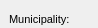
      <widget class="QWidget" name="page_19">
       <property name="geometry">
        <rect>
         <x>0</x>
         <y>0</y>
         <width>98</width>
         <height>28</height>
        </rect>
       </property>
       <attribute name="label">
        <string>Additional information</string>
       </attribute>
       <widget class="QLabel" name="label_streetaxis2_id">
        <property name="geometry">
         <rect>
          <x>9</x>
          <y>60</y>
          <width>83</width>
          <height>22</height>
         </rect>
        </property>
        <property name="font">
         <font>
          <pointsize>8</pointsize>
         </font>
        </property>
        <property name="frameShape">
         <enum>QFrame::NoFrame</enum>
        </property>
        <property name="frameShadow">
         <enum>QFrame::Plain</enum>
        </property>
        <property name="text">
         <string>Street 2:</string>
        </property>
        <property name="textFormat">
         <enum>Qt::AutoText</enum>
        </property>
        <property name="scaledContents">
         <bool>false</bool>
        </property>
        <property name="alignment">
         <set>Qt::AlignLeading|Qt::AlignLeft|Qt::AlignVCenter</set>
        </property>
        <property name="margin">
         <number>3</number>
        </property>
       </widget>
       <widget class="QLabel" name="label_comment">
        <property name="geometry">
         <rect>
          <x>10</x>
          <y>170</y>
          <width>90</width>
          <height>22</height>
         </rect>
        </property>
        <property name="font">
         <font>
          <pointsize>8</pointsize>
         </font>
        </property>
        <property name="frameShape">
         <enum>QFrame::NoFrame</enum>
        </property>
        <property name="frameShadow">
         <enum>QFrame::Plain</enum>
        </property>
        <property name="text">
         <string>Comment:</string>
        </property>
        <property name="textFormat">
         <enum>Qt::AutoText</enum>
        </property>
        <property name="scaledContents">
         <bool>false</bool>
        </property>
        <property name="alignment">
         <set>Qt::AlignLeading|Qt::AlignLeft|Qt::AlignVCenter</set>
        </property>
        <property name="margin">
         <number>3</number>
        </property>
       </widget>
       <widget class="QLabel" name="label_streetaxis_id">
        <property name="geometry">
         <rect>
          <x>9</x>
          <y>33</y>
          <width>99</width>
          <height>22</height>
         </rect>
        </property>
        <property name="font">
         <font>
          <pointsize>8</pointsize>
         </font>
        </property>
        <property name="frameShape">
         <enum>QFrame::NoFrame</enum>
        </property>
        <property name="frameShadow">
         <enum>QFrame::Plain</enum>
        </property>
        <property name="text">
         <string>Street:</string>
        </property>
        <property name="textFormat">
         <enum>Qt::AutoText</enum>
        </property>
        <property name="scaledContents">
         <bool>false</bool>
        </property>
        <property name="alignment">
         <set>Qt::AlignLeading|Qt::AlignLeft|Qt::AlignVCenter</set>
        </property>
        <property name="margin">
         <number>3</number>
        </property>
       </widget>
       <widget class="QLineEdit" name="postcode">
        <property name="geometry">
         <rect>
          <x>435</x>
          <y>10</y>
          <width>126</width>
          <height>18</height>
         </rect>
        </property>
        <property name="font">
         <font>
          <pointsize>8</pointsize>
         </font>
        </property>
        <property name="inputMask">
         <string/>
        </property>
        <property name="text">
         <string/>
        </property>
        <property name="frame">
         <bool>true</bool>
        </property>
       </widget>
       <widget class="QLabel" name="label_postcode">
        <property name="geometry">
         <rect>
          <x>355</x>
          <y>10</y>
          <width>81</width>
          <height>22</height>
         </rect>
        </property>
        <property name="font">
         <font>
          <pointsize>8</pointsize>
         </font>
        </property>
        <property name="frameShape">
         <enum>QFrame::NoFrame</enum>
        </property>
        <property name="frameShadow">
         <enum>QFrame::Plain</enum>
        </property>
        <property name="text">
         <string>Postcode:</string>
        </property>
        <property name="textFormat">
         <enum>Qt::AutoText</enum>
        </property>
        <property name="scaledContents">
         <bool>false</bool>
        </property>
        <property name="alignment">
         <set>Qt::AlignLeading|Qt::AlignLeft|Qt::AlignVCenter</set>
        </property>
        <property name="margin">
         <number>3</number>
        </property>
       </widget>
       <widget class="QLineEdit" name="num_value">
        <property name="geometry">
         <rect>
          <x>435</x>
          <y>245</y>
          <width>126</width>
          <height>18</height>
         </rect>
        </property>
        <property name="echoMode">
         <enum>QLineEdit::Normal</enum>
        </property>
       </widget>
       <widget class="QLineEdit" name="postcomplement">
        <property name="geometry">
         <rect>
          <x>500</x>
          <y>35</y>
          <width>60</width>
          <height>18</height>
         </rect>
        </property>
        <property name="font">
         <font>
          <pointsize>8</pointsize>
         </font>
        </property>
        <property name="inputMask">
         <string/>
        </property>
        <property name="text">
         <string/>
        </property>
        <property name="frame">
         <bool>true</bool>
        </property>
       </widget>
       <widget class="QLabel" name="label_muni_id">
        <property name="geometry">
         <rect>
          <x>9</x>
          <y>8</y>
          <width>90</width>
          <height>22</height>
         </rect>
        </property>
        <property name="font">
         <font>
          <pointsize>8</pointsize>
         </font>
        </property>
        <property name="frameShape">
         <enum>QFrame::NoFrame</enum>
        </property>
        <property name="frameShadow">
         <enum>QFrame::Plain</enum>
        </property>
        <property name="text">
         <string>Municipality:</string>
        </property>
        <property name="textFormat">
         <enum>Qt::AutoText</enum>
        </property>
        <property name="scaledContents">
         <bool>false</bool>
        </property>
        <property name="alignment">
         <set>Qt::AlignLeading|Qt::AlignLeft|Qt::AlignVCenter</set>
        </property>
        <property name="margin">
         <number>3</number>
        </property>
       </widget>
       <widget class="QComboBox" name="muni_id">
        <property name="geometry">
         <rect>
          <x>110</x>
          <y>10</y>
          <width>235</width>
          <height>18</height>
         </rect>
        </property>
        <property name="font">
         <font>
          <pointsize>8</pointsize>
         </font>
        </property>
       </widget>
       <widget class="QLineEdit" name="postcomplement2">
        <property name="geometry">
         <rect>
          <x>500</x>
          <y>60</y>
          <width>60</width>
          <height>18</height>
         </rect>
        </property>
        <property name="font">
         <font>
          <pointsize>8</pointsize>
         </font>
        </property>
        <property name="inputMask">
         <string/>
        </property>
        <property name="text">
         <string/>
        </property>
        <property name="frame">
         <bool>true</bool>
        </property>
       </widget>
       <widget class="QComboBox" name="streetaxis2_id">
        <property name="geometry">
         <rect>
          <x>110</x>
          <y>60</y>
          <width>235</width>
          <height>18</height>
         </rect>
        </property>
        <property name="font">
         <font>
          <pointsize>8</pointsize>
         </font>
        </property>
       </widget>
       <widget class="QLabel" name="label_postnumber">
        <property name="geometry">
         <rect>
          <x>355</x>
          <y>33</y>
          <width>79</width>
          <height>22</height>
         </rect>
        </property>
        <property name="font">
         <font>
          <pointsize>8</pointsize>
         </font>
        </property>
        <property name="frameShape">
         <enum>QFrame::NoFrame</enum>
        </property>
        <property name="frameShadow">
         <enum>QFrame::Plain</enum>
        </property>
        <property name="text">
         <string>Postnumber:</string>
        </property>
        <property name="textFormat">
         <enum>Qt::AutoText</enum>
        </property>
        <property name="scaledContents">
         <bool>false</bool>
        </property>
        <property name="alignment">
         <set>Qt::AlignLeading|Qt::AlignLeft|Qt::AlignVCenter</set>
        </property>
        <property name="margin">
         <number>3</number>
        </property>
       </widget>
       <widget class="QLabel" name="label_num_value">
        <property name="geometry">
         <rect>
          <x>350</x>
          <y>243</y>
          <width>85</width>
          <height>22</height>
         </rect>
        </property>
        <property name="font">
         <font>
          <pointsize>8</pointsize>
         </font>
        </property>
        <property name="frameShape">
         <enum>QFrame::NoFrame</enum>
        </property>
        <property name="frameShadow">
         <enum>QFrame::Plain</enum>
        </property>
        <property name="text">
         <string>Numeric value:</string>
        </property>
        <property name="textFormat">
         <enum>Qt::AutoText</enum>
        </property>
        <property name="scaledContents">
         <bool>false</bool>
        </property>
        <property name="alignment">
         <set>Qt::AlignLeading|Qt::AlignLeft|Qt::AlignVCenter</set>
        </property>
        <property name="margin">
         <number>3</number>
        </property>
       </widget>
       <widget class="QTextEdit" name="annotation">
        <property name="geometry">
         <rect>
          <x>110</x>
          <y>85</y>
          <width>451</width>
          <height>32</height>
         </rect>
        </property>
        <property name="frameShape">
         <enum>QFrame::StyledPanel</enum>
        </property>
        <property name="frameShadow">
         <enum>QFrame::Raised</enum>
        </property>
       </widget>
       <widget class="QLabel" name="label_link">
        <property name="geometry">
         <rect>
          <x>10</x>
          <y>243</y>
          <width>90</width>
          <height>22</height>
         </rect>
        </property>
        <property name="font">
         <font>
          <pointsize>8</pointsize>
         </font>
        </property>
        <property name="frameShape">
         <enum>QFrame::NoFrame</enum>
        </property>
        <property name="frameShadow">
         <enum>QFrame::Plain</enum>
        </property>
        <property name="text">
         <string>Link:</string>
        </property>
        <property name="textFormat">
         <enum>Qt::AutoText</enum>
        </property>
        <property name="scaledContents">
         <bool>false</bool>
        </property>
        <property name="alignment">
         <set>Qt::AlignLeading|Qt::AlignLeft|Qt::AlignVCenter</set>
        </property>
        <property name="margin">
         <number>3</number>
        </property>
       </widget>
       <widget class="QLabel" name="label_observ">
        <property name="geometry">
         <rect>
          <x>10</x>
          <y>130</y>
          <width>90</width>
          <height>22</height>
         </rect>
        </property>
        <property name="font">
         <font>
          <pointsize>8</pointsize>
         </font>
        </property>
        <property name="frameShape">
         <enum>QFrame::NoFrame</enum>
        </property>
        <property name="frameShadow">
         <enum>QFrame::Plain</enum>
        </property>
        <property name="text">
         <string>Observation:</string>
        </property>
        <property name="textFormat">
         <enum>Qt::AutoText</enum>
        </property>
        <property name="scaledContents">
         <bool>false</bool>
        </property>
        <property name="alignment">
         <set>Qt::AlignLeading|Qt::AlignLeft|Qt::AlignVCenter</set>
        </property>
        <property name="margin">
         <number>3</number>
        </property>
       </widget>
       <widget class="QLabel" name="label_annotation">
        <property name="geometry">
         <rect>
          <x>10</x>
          <y>90</y>
          <width>90</width>
          <height>22</height>
         </rect>
        </property>
        <property name="font">
         <font>
          <pointsize>8</pointsize>
         </font>
        </property>
        <property name="frameShape">
         <enum>QFrame::NoFrame</enum>
        </property>
        <property name="frameShadow">
         <enum>QFrame::Plain</enum>
        </property>
        <property name="text">
         <string>Annotation:</string>
        </property>
        <property name="textFormat">
         <enum>Qt::AutoText</enum>
        </property>
        <property name="scaledContents">
         <bool>false</bool>
        </property>
        <property name="alignment">
         <set>Qt::AlignLeading|Qt::AlignLeft|Qt::AlignVCenter</set>
        </property>
        <property name="margin">
         <number>3</number>
        </property>
       </widget>
       <widget class="QLineEdit" name="postnumber2">
        <property name="geometry">
         <rect>
          <x>435</x>
          <y>60</y>
          <width>60</width>
          <height>18</height>
         </rect>
        </property>
        <property name="font">
         <font>
          <pointsize>8</pointsize>
         </font>
        </property>
        <property name="inputMask">
         <string/>
        </property>
        <property name="text">
         <string/>
        </property>
        <property name="frame">
         <bool>true</bool>
        </property>
       </widget>
       <widget class="QComboBox" name="streetaxis_id">
        <property name="geometry">
         <rect>
          <x>110</x>
          <y>35</y>
          <width>235</width>
          <height>18</height>
         </rect>
        </property>
        <property name="font">
         <font>
          <pointsize>8</pointsize>
         </font>
        </property>
       </widget>
       <widget class="QLineEdit" name="postnumber">
        <property name="geometry">
         <rect>
          <x>435</x>
          <y>35</y>
          <width>60</width>
          <height>18</height>
         </rect>
        </property>
        <property name="font">
         <font>
          <pointsize>8</pointsize>
         </font>
        </property>
        <property name="inputMask">
         <string/>
        </property>
        <property name="text">
         <string/>
        </property>
        <property name="frame">
         <bool>true</bool>
        </property>
       </widget>
       <widget class="QTextEdit" name="observ">
        <property name="geometry">
         <rect>
          <x>110</x>
          <y>125</y>
          <width>451</width>
          <height>32</height>
         </rect>
        </property>
       </widget>
       <widget class="QLabel" name="label_postnumber2">
        <property name="geometry">
         <rect>
          <x>355</x>
          <y>55</y>
          <width>79</width>
          <height>22</height>
         </rect>
        </property>
        <property name="font">
         <font>
          <pointsize>8</pointsize>
         </font>
        </property>
        <property name="frameShape">
         <enum>QFrame::NoFrame</enum>
        </property>
        <property name="frameShadow">
         <enum>QFrame::Plain</enum>
        </property>
        <property name="text">
         <string>Postnumber 2:</string>
        </property>
        <property name="textFormat">
         <enum>Qt::AutoText</enum>
        </property>
        <property name="scaledContents">
         <bool>false</bool>
        </property>
        <property name="alignment">
         <set>Qt::AlignLeading|Qt::AlignLeft|Qt::AlignVCenter</set>
        </property>
        <property name="margin">
         <number>3</number>
        </property>
       </widget>
       <widget class="QLabel" name="label_descript">
        <property name="geometry">
         <rect>
          <x>10</x>
          <y>210</y>
          <width>91</width>
          <height>22</height>
         </rect>
        </property>
        <property name="font">
         <font>
          <pointsize>8</pointsize>
         </font>
        </property>
        <property name="frameShape">
         <enum>QFrame::NoFrame</enum>
        </property>
        <property name="frameShadow">
         <enum>QFrame::Plain</enum>
        </property>
        <property name="text">
         <string>Description:</string>
        </property>
        <property name="textFormat">
         <enum>Qt::AutoText</enum>
        </property>
        <property name="scaledContents">
         <bool>false</bool>
        </property>
        <property name="alignment">
         <set>Qt::AlignLeading|Qt::AlignLeft|Qt::AlignVCenter</set>
        </property>
        <property name="margin">
         <number>3</number>
        </property>
       </widget>
       <widget class="QTextEdit" name="link">
        <property name="enabled">
         <bool>false</bool>
        </property>
        <property name="geometry">
         <rect>
          <x>110</x>
          <y>245</y>
          <width>235</width>
          <height>18</height>
         </rect>
        </property>
        <property name="verticalScrollBarPolicy">
         <enum>Qt::ScrollBarAlwaysOff</enum>
        </property>
        <property name="horizontalScrollBarPolicy">
         <enum>Qt::ScrollBarAlwaysOff</enum>
        </property>
       </widget>
       <widget class="QTextEdit" name="comment">
        <property name="geometry">
         <rect>
          <x>110</x>
          <y>165</y>
          <width>451</width>
          <height>32</height>
         </rect>
        </property>
        <property name="frameShadow">
         <enum>QFrame::Sunken</enum>
        </property>
        <property name="lineWidth">
         <number>1</number>
        </property>
       </widget>
       <widget class="QTextEdit" name="descript">
        <property name="geometry">
         <rect>
          <x>110</x>
          <y>205</y>
          <width>451</width>
          <height>32</height>
         </rect>
        </property>
       </widget>
      </widget>
